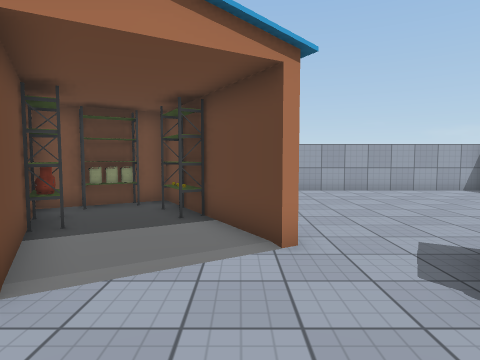
view 1 (above)

15 first-person views from a walk through a scene from a Unity 3-D project. The camera is 1.4 m above the floor, tilts 4° down and sees 75° across. Doors are open. The floor is counted in squares, 1 m on a side. Each view is taken from the middle of a square. On the plan, view 1 faces up. The plan holds only what a view shows up to about 14 squares ahead; the rest is blank. The player character is not drawn. Some surface patterns are stand-ins.

view 2
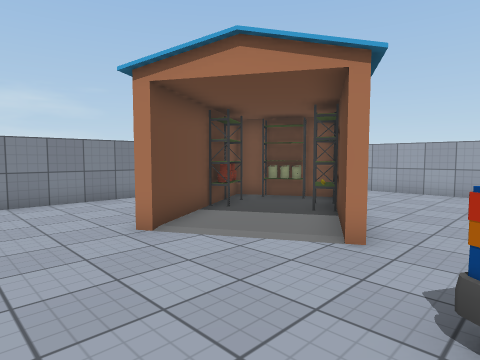

view 3
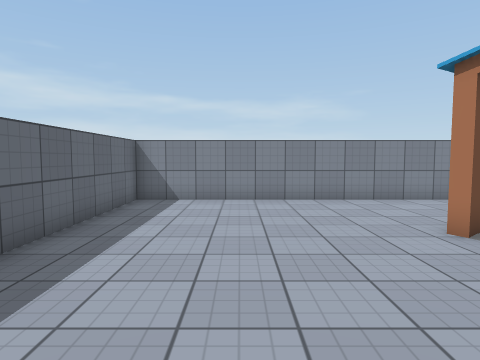

view 4
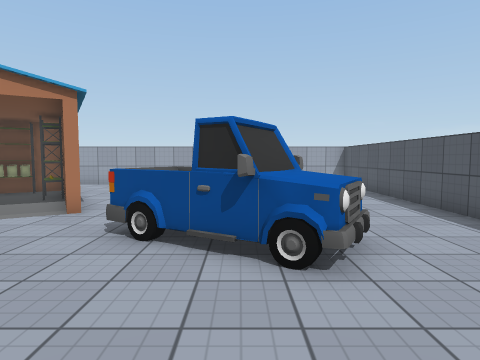

view 5
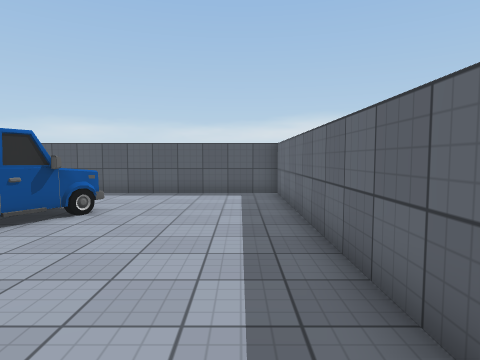

view 6
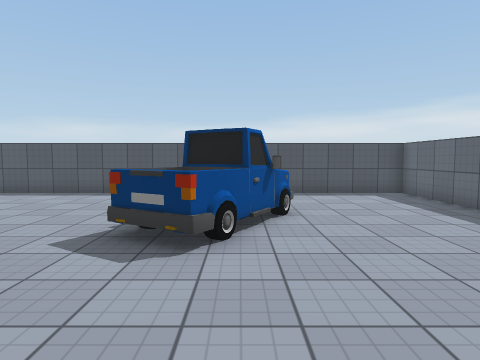

view 7
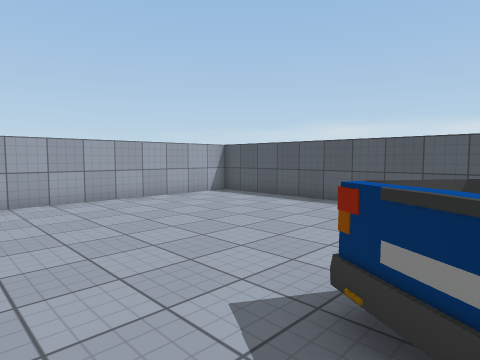

view 8
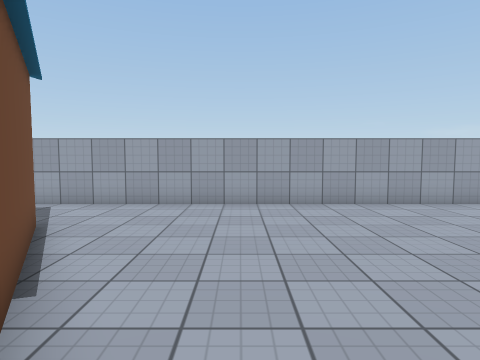

view 9
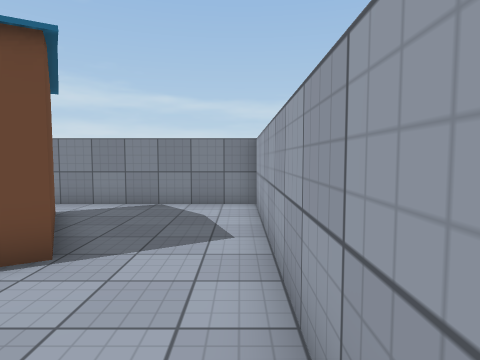

view 10
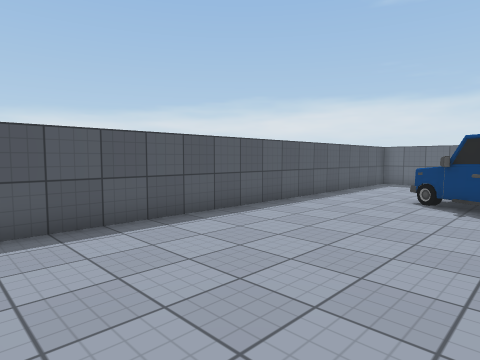

view 11
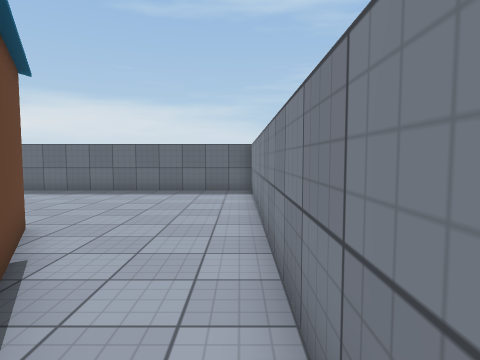

view 12
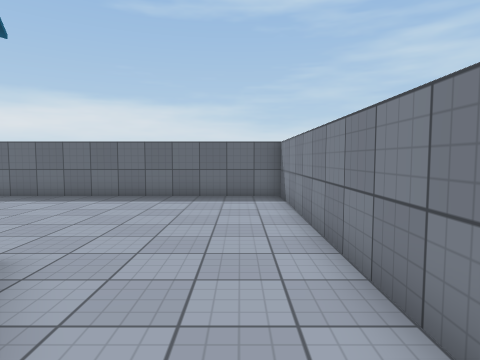

view 13
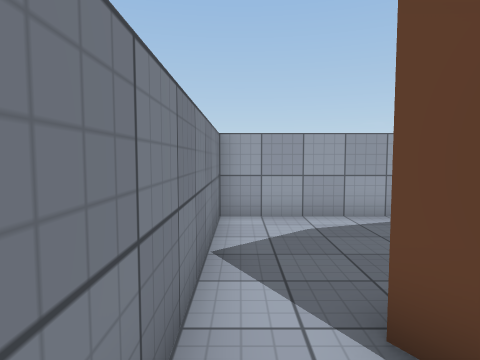

view 14
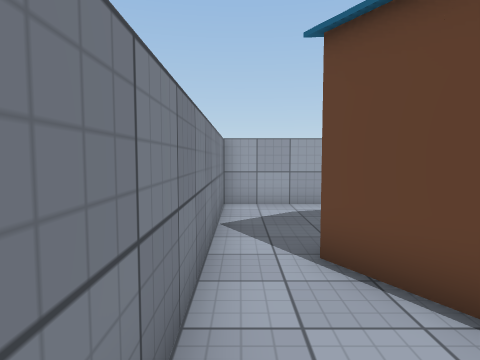

view 15
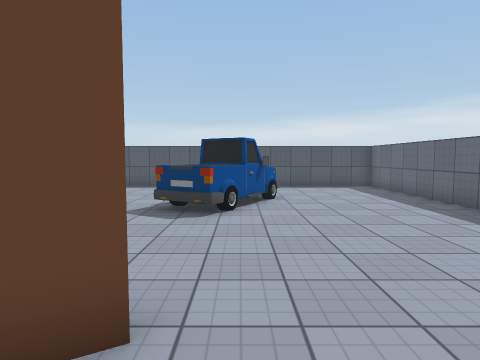

### Floor plan
Key: @ floor where view 1 was taken; # wall or solid block; . floor; D open door; G garage; R rack; O other object.
Columns run from 8 left of view 1 to 11 right of it. Each row starts with its distance up from view 1.
 14 ####################
 13 #..................#
 12 #..................#
 11 #..................#
 10 #....GG............#
  9 #..GRRGG...........#
  8 #.GGR  O...........#
  7 #..GR  RG..........#
  6 #...R   G..........#
  5 #...G DDDG.........#
  4 #....GDDD..OO......#
  3 #....GDDD..O OO....#
  2 #..........OOOOO...#
  1 #............OO....#
  0 #.......@..........#
 -1 #..................#
 -2 #..................#
 -3 #..................#
 -4 #..................#
 -5 ####################

Where each view was taken, in squares from view 1:
view 1: 0 up, 0 right, facing up
view 2: 0 up, 3 right, facing up-left
view 3: 1 down, 3 right, facing left
view 4: 3 down, 5 right, facing up
view 5: 3 down, 2 left, facing right
view 6: 2 up, 2 left, facing right
view 7: 3 up, 1 right, facing up-right
view 8: 4 up, 2 right, facing up
view 9: 13 up, 2 right, facing left
view 10: 13 up, 4 right, facing down-right
view 11: 9 up, 7 left, facing down
view 12: 7 up, 6 left, facing down
view 13: 6 up, 7 left, facing up
view 14: 4 up, 7 left, facing up
view 15: 2 up, 5 left, facing right
